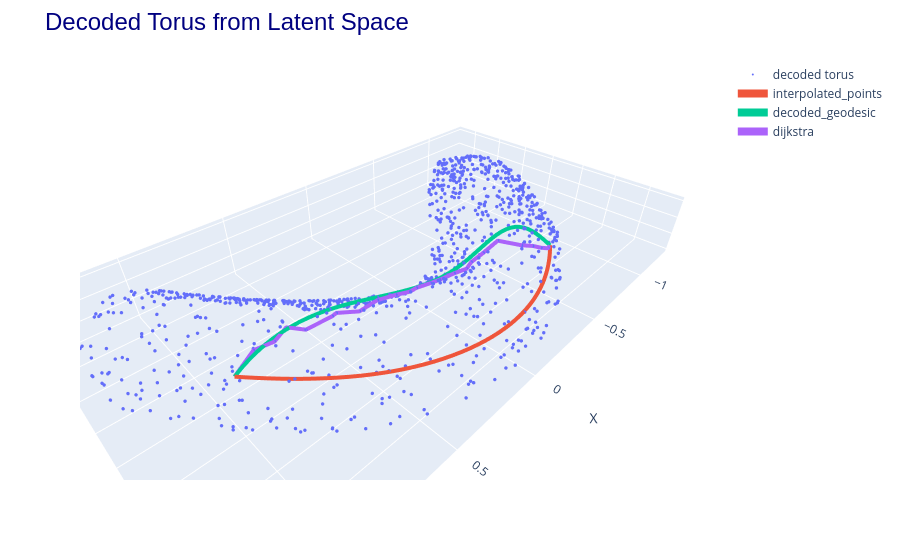

Notebook code for this chart:
### Code cell
decoded_geodesic = ae.decode(geodesic).detach().cpu().numpy()
util.plot3d([(x_sample, "decoded torus"), (decoded_interpolated_points, "interpolated_points", "lines", 10), (decoded_geodesic, "decoded_geodesic", "lines", 10), (x_sample_e[path], "dijkstra", "lines", 10)], title="Decoded Torus from Latent Space")
